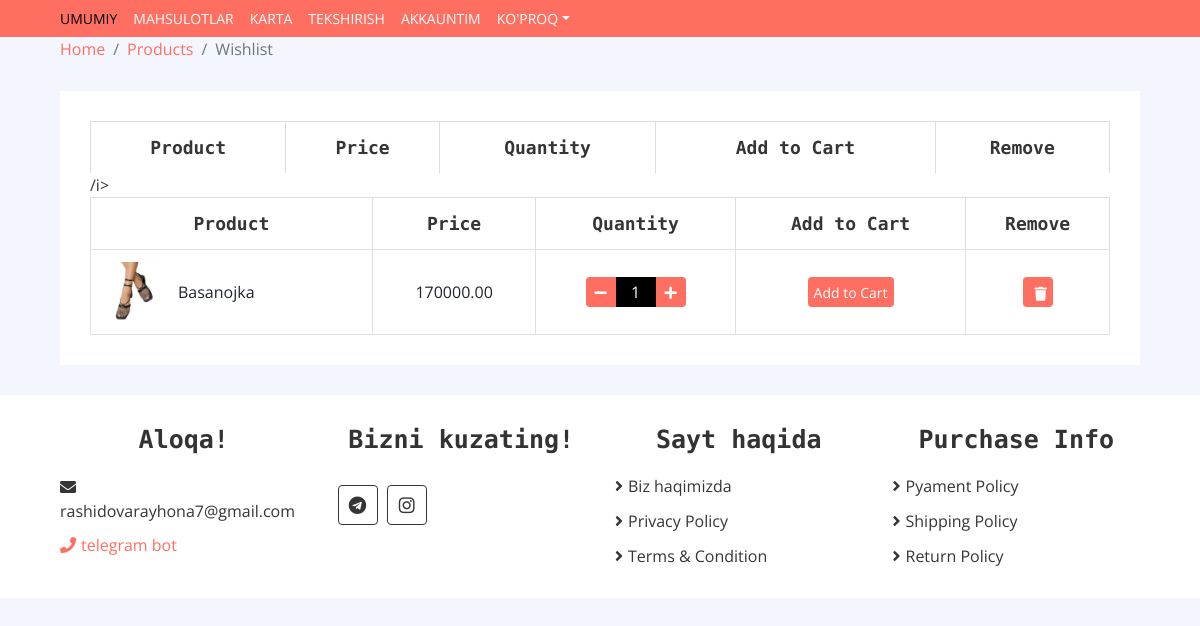
/products/wishlist/ (signed in), run on the app's committed database.
### product/models.py (models this page shows, shortened)
class Mahsulot(models.Model):
    kategoriya = models.ForeignKey(Kategoriya, on_delete=models.CASCADE)
    nomi = models.CharField(max_length=255)
    tavsif = models.TextField()
    narxi = models.DecimalField(max_digits=10, decimal_places=2)
    time = models.DateTimeField(auto_now=True)
    class Meta:
        verbose_name = "Mahsulot"
        verbose_name_plural = "Mahsulot"

class mahsulotRasmlari(models.Model):
    nomi = models.ForeignKey(Mahsulot, related_name="Mahsulot", on_delete=models.CASCADE)
    rasmi = models.ImageField(upload_to='Mahsulot/')
    class Meta:
        verbose_name = "Mahsulot rasmlari"
        verbose_name_plural = "Mahsulot rasmlari"

### product/views.py (the view)
# urls.py: path('wishlist/', views.wishlist, name='wishlist'),
@login_required
def wishlist(request):
    wishlist, created = Wishlist.objects.get_or_create(user=request.user)
    context = {
        'wishlist': wishlist,
    }
    return render(request, 'wishlist.html', context)

### templates/wishlist.html (shortened to what this page needs)
{% extends './base.html' %}
{% block content %}
        <div class="breadcrumb-wrap">
            <div class="container-fluid">
                <ul class="breadcrumb">
                    <li class="breadcrumb-item"><a href="#">Home</a></li>
                    <li class="breadcrumb-item"><a href="#">Products</a></li>
                    <li class="breadcrumb-item active">Wishlist</li>
                </ul>
            </div>
        </div>
        <div class="wishlist-page">
            <div class="container-fluid">
                <div class="wishlist-page-inner">
                    <div class="row">
                        <div class="col-md-12">
                            <div class="table-responsive">
                                <table class="table table-bordered">
                                    <thead class="thead-dark">
                                        <tr>
                                            <th>Product</th>
                                            <th>Price</th>
                                            <th>Quantity</th>
                                            <th>Add to Cart</th>
                                            <th>Remove</th>
                                        </tr>
                                    </thead>
                                    {% if wishlist.products.all %}
                                    <table class="table table-bordered">
                                        <thead class="thead-dark">
                                            <tr>
                                                <th>Product</th>
                                                <th>Price</th>
                                                <th>Quantity</th>
                                                <th>Add to Cart</th>
                                                <th>Remove</th>
                                            </tr>
                                        </thead>
                                        <tbody class="align-middle">
                                            {% for product in wishlist.products.all %}
                                            <tr>
                                                <td>
                                                    <div class="img">
                                                        {% with first_product=product.Mahsulot.first %}
                                                        <a href="{% url 'product_detail' product.id %}">
                                                            <img src="{{ first_product.rasmi.url }}" alt="{{ product.nomi }}">
                                                        </a>
                                                        {% endwith %}
                                                        <p>{{ product.nomi }}</p>
                                                    </div>
                                                </td>
                                                <td>{{ product.narxi }}</td>
                                                <td>
                                                    <div class="qty">
                                                        <button class="btn-minus"><i class="fa fa-minus"></i></button>
                                                        <input type="text" value="1">
                                                        <button class="btn-plus"><i class="fa fa-plus"></i></button>
                                                    </div>
                                                </td>
                                                <td>
                                                    <form method="post" action="{% url 'add_to_cart' product.id %}">
                                                        <button class="btn-cart">Add to Cart</button></td>/i></button>
                                                <td>
                                                    <form method="post" action="{% url 'remove_from_wishlist' product.id %}">
                                                        <button type="submit" class="btn"><i class="fa fa-trash"></i></button>
                                                    </form>
                                                </td>
                                            </tr>
                                            {% endfor %}
                                        </tbody>
                                    </table>
                                {% else %}
                                    <p>Hech narsa yo'q.</p>
                                {% endif %}
                                </table>
                            </div>
                        </div>
                    </div>
                </div>
            </div>
        </div>
        {% endblock content %}

### static/css/style.css (style rules this page uses)
body { color: #353535; font-family: 'Open Sans', sans-serif; font-weight: 400; background: #f3f6ff; }
a { color: #FF6F61; }
@media (min-width: 992px) { .container-fluid { padding-right: 60px; padding-left: 60px; } }
.btn { color: #FF6F61; background: #ffffff; border: 1px solid #FF6F61; }
.breadcrumb-wrap { width: 100%; }
.breadcrumb-wrap .breadcrumb { margin: 0; padding: 0; background: transparent; }
.wishlist-page { position: relative; padding: 30px 0; }
.wishlist-page .wishlist-page-inner { padding: 30px; background: #ffffff; }
.wishlist-page .table { width: 100%; text-align: center; margin-bottom: 0; }
.wishlist-page .table .thead-dark th { font-family: 'Source Code Pro', monospace; font-size: 18px; font-weight: 700; color: #353535; text-align: center; background: transparent; border-color: #dddddd; border-bottom: none; vertical-align: middle; }
.wishlist-page .table td { font-size: 16px; vertical-align: middle; }
.wishlist-page .table .img { display: flex; align-items: center; }
.wishlist-page .table .img img { max-width: 60px; max-height: 60px; margin-right: 15px; }
.wishlist-page .table .img p { display: inline-block; text-align: left; margin: 0; }
.wishlist-page .table .qty { display: inline-block; width: 100px; font-size: 0; }
.wishlist-page .table button { width: 30px; height: 30px; font-size: 14px; text-align: center; color: #ffffff; background: #FF6F61; border: none; border-radius: 4px; }
.wishlist-page .table button.btn-minus { border-radius: 4px 0 0 4px; }
.wishlist-page .table button.btn-plus { border-radius: 0 4px 4px 0; }
.wishlist-page .table button.btn-cart { width: auto; }
.wishlist-page .table input { width: 40px; height: 30px; font-size: 16px; color: #ffffff; text-align: center; background: #000000; border: none; }

### data on the page
Mahsulot: Mahsulot.first.rasmi (picture), nomi "Basanojka", narxi "170000.00"
